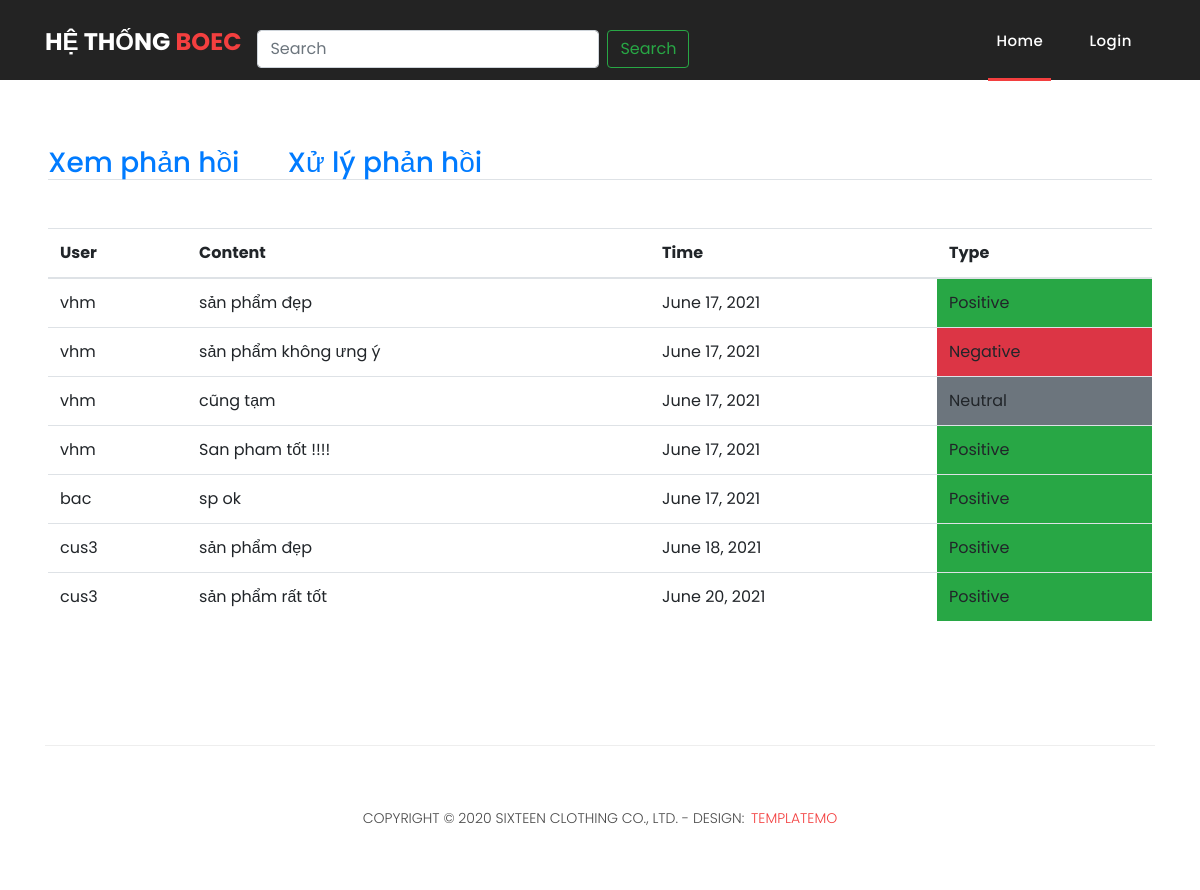
Page /order/feedback/ on the committed database.
### user/models.py (models this page shows)
class Comment(models.Model):
    id = models.AutoField(primary_key=True)
    checked = models.BooleanField(default=False)
    time = models.DateField(auto_now_add=True)
    user = models.ForeignKey(CustomerUser,on_delete=models.CASCADE)
    product= models.ForeignKey(Product, on_delete=models.CASCADE)
    comment = models.TextField(default='')
    rating = models.IntegerField(default=0)
    order_id = models.IntegerField(default=0)
    create_at =models.DateTimeField(auto_now_add=True)
    type_comment = models.CharField(default='',max_length=200)

class CustomerUser(AbstractUser):
    phone_number =models.CharField(default='',max_length=15)

### order/views.py (the view)
# urls.py: path('feedback/',FeedBack.as_view(),name="feedback"),
class FeedBack(View):
    def get(self,request):
        comments = Comment.objects.filter(checked = True)
        context ={}
        context['comments'] = comments
        return render(request,"order/viewfeedback.html",context)

### templates/order/viewfeedback.html
{%extends 'order/feedback.html'%}
{%block feedback_process%}
<table class="table table-hover mt-5">
    <thead>
      <tr>
        <th>User</th>
        <th>Content</th>
        <th>Time</th>
        <th>Type</th>
      </tr>
    </thead>
    <tbody>
      {%for cmt in comments%}
      <tr>
        <td>{{cmt.user}}</td>
        <td>{{cmt.comment}}</td>
        <td>{{cmt.time}}</td>
        <td class="{% if cmt.type_comment == 'Positive' %}bg-success{%endif%}{% if cmt.type_comment == 'Negative' %}bg-danger{%endif%}{% if cmt.type_comment == 'Neutral' %}bg-secondary{%endif%}">{{cmt.type_comment}}</td>
      </tr>
      {%endfor%}
    </tbody>
  </table>
  {%endblock%}

### templates/order/feedback.html
{% extends 'homepage/base.html' %}
{% load static %}
{% block contentblock %}
<main style="padding-top:50px;">
    <br>
    <br>
    <div class="p-5">
        <div class="nav nav-tabs">
            <div class="nav-item mr-5"><a href="{% url 'order:viewfeedback'%}"><h3>Xem phản hồi</h3></a></div>
            <div class="nav-item"><a href="{% url 'order:checkfeedback'%}"><h3>Xử lý phản hồi</h3></a></div>
        </div>
        {%block feedback_process%}
        {%endblock%}
    </div>
    </main>
  {%endblock%}

### templates/homepage/base.html (shortened to what this page needs)
{% load static %}
<!DOCTYPE html>
<html lang="en">
<head>
  <link rel="stylesheet" href="https://cdnjs.cloudflare.com/ajax/libs/font-awesome/5.15.3/css/all.min.css"
 />
  <link href="{% static 'vendor/bootstrap/css/bootstrap.min.css' %}" rel="stylesheet">
  <link href="{% static 'assets/css/style.css' %}" rel="stylesheet">
  <link rel="stylesheet" href="{% static 'assets/css/fontawesome.css'%}">
  <link rel="stylesheet" href="{% static 'assets/css/templatemo-sixteen.css'%}">
  <link rel="stylesheet" href="{% static 'assets/css/owl.css'%}">
</head>
<body>
  {% include 'homepage/header.html' %}
  {%block contentblock%}
  {% endblock %}
  {% include 'homepage/footer.html' %}
</body>
</html>
</body>
</html>

### templates/homepage/header.html (shortened to what this page needs)
<header class="">
  <nav class="navbar navbar-expand-lg ">
    <div class="container">
      <a class="navbar-brand" href="{% url 'core:index'%}"><h2>Hệ thống <em>BoEC</em></h2></a>
      <form class="form-inline my-2 my-lg-0" method="post" action="{% url 'product:search'%}">
        <input name="text_search"class="form-control mr-sm-2" type="search" placeholder="Search" aria-label="Search">
        <button class="btn btn-outline-success my-2 my-sm-0" type="submit">Search</button>
      </form>
      <div class="collapse navbar-collapse" id="navbarResponsive">
        <ul class="navbar-nav ml-auto">
          <li class="nav-item active">
            <a class="nav-link" href="{% url 'core:index'%}">Home
            </a>
          </li>
          <li class="nav-item">
            {% if user.id is None %}
            <a class="nav-link" href="/account/login"> Login</a>
              {%endif %}
          </li>
        </ul>
      </div>
    </div>
  </nav>
</header>

### templates/homepage/footer.html
<footer>
  <div class="container">
    <div class="row">
      <div class="col-md-12">
        <div class="inner-content">
          <p>Copyright &copy; 2020 Sixteen Clothing Co., Ltd.
        - Design: <a rel="nofollow noopener" href="https://templatemo.com" target="_blank">TemplateMo</a></p>
        </div>
      </div>
    </div>
  </div>
</footer>

### static/assets/css/templatemo-sixteen.css (style rules this page uses)
body { font-family: 'Poppins', sans-serif; overflow-x: hidden; text-rendering: optimizeLegibility; -webkit-font-smoothing: antialiased; -moz-osx-font-smoothing: grayscale; }
p { margin-bottom: 0px; font-size: 14px; font-weight: 300; color: #4a4a4a; line-height: 24px; }
a { text-decoration: none!important; }
ul { padding: 0; margin: 0; list-style: none; }
h1,h2,h3,h4,h5,h6 { margin: 0px; }
header { position: absolute; z-index: 99999; width: 100%; height: 80px; background-color: #232323; -webkit-transition: all 0.3s ease-in-out 0s; -moz-transition: all 0.3s ease-in-out 0s; -o-transition: all 0.3s ease-in-out 0s; transition: all 0.3s ease-in-out 0s; }
header .navbar { padding: 17px 0px; }
.navbar .navbar-brand { float: left; margin-top: -12px; outline: none; }
.navbar .navbar-brand h2 { color: #fff; text-transform: uppercase; font-size: 24px; font-weight: 700; -webkit-transition: all .3s ease 0s; -moz-transition: all .3s ease 0s; -o-transition: all .3s ease 0s; transition: all .3s ease 0s; }
.navbar .navbar-brand h2 em { font-style: normal; color: #f33f3f; }
#navbarResponsive { z-index: 999; }
.navbar-collapse { text-align: center; }
.navbar .navbar-nav .nav-item { margin: 0px 15px; }
.navbar .navbar-nav a.nav-link { text-transform: capitalize; font-size: 15px; font-weight: 500; letter-spacing: 0.5px; color: #fff; transition: all 0.5s; margin-top: 5px; }
.navbar .navbar-nav .nav-link:hover, .navbar .navbar-nav .active>.nav-link, .navbar .navbar-nav .nav-link.active, .navbar .navbar-nav .nav-link.show, .navbar .navbar-nav .show>.nav-link { color: #fff; padding-bottom: 25px; border-bottom: 3px solid #f33f3f; }
footer { text-align: center; }
footer .inner-content { border-top: 1px solid #eee; margin-top: 60px; padding: 60px 0px; }
footer .inner-content p { text-transform: uppercase; }
footer .inner-content p a { color: #f33f3f; margin-left: 3px; }

### rows in the picture
Comment: user "vhm", comment "sản phẩm đẹp", time "June 17, 2021", type_comment "Positive"
Comment: user "vhm", comment "sản phẩm không ưng ý", time "June 17, 2021", type_comment "Negative"
Comment: user "vhm", comment "cũng tạm", time "June 17, 2021", type_comment "Neutral"
Comment: user "vhm", comment "San pham tốt !!!!", time "June 17, 2021", type_comment "Positive"
Comment: user "bac", comment "sp ok", time "June 17, 2021", type_comment "Positive"
Comment: user "cus3", comment "sản phẩm đẹp", time "June 18, 2021", type_comment "Positive"
Comment: user "cus3", comment "sản phẩm rất tốt", time "June 20, 2021", type_comment "Positive"
